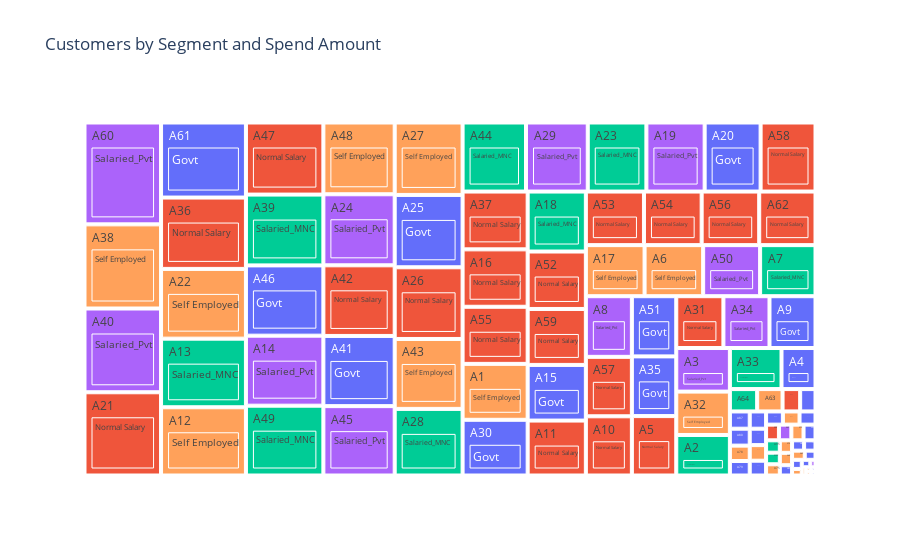

Write notebook code for a chart like this one.
### Markdown cell above
6.5 Checking Customers by Segment and Spend Amount

### Code cell
#Checking Customers by Segment and Spend Amount

pivot = spend_df.pivot_table(index=["Customer", "Segment"], columns=[], values=["Spend_Amount"], aggfunc="sum").reset_index()
fig = px.treemap(pivot, path=["Customer", "Segment"], values="Spend_Amount", color="Segment", title="Customers by Segment and Spend Amount").show()

### Figure 1 — Plotly figure (JSON) as saved in the notebook; plotly's stock layout.template omitted (floating-point values rounded to 4 significant figures; data arrays with more than 128 entries replaced by an {"elided": "..."} marker saying what was removed)
{"data": [{"branchvalues": "total", "customdata": {"elided": "200x1 str values"}, "domain": {"x": [0, 1], "y": [0, 1]}, "hovertemplate": "labels=%{label}<br>Spend_Amount=%{value}<br>parent=%{parent}<br>id=%{id}<br>Segment=%{customdata[0]}<extra></extra>", "ids": {"elided": "200 str values"}, "labels": {"elided": "200 str values"}, "marker": {"colors": {"elided": "200 str values"}}, "name": "", "parents": {"elided": "200 str values"}, "type": "treemap", "values": {"elided": "200 float values"}}], "layout": {"legend": {"tracegroupgap": 0}, "title": {"text": "Customers by Segment and Spend Amount"}}}
